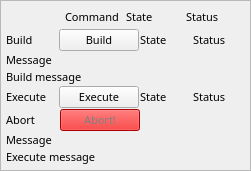
      <widget class="QFrame" name="frame_3">
       <property name="sizePolicy">
        <sizepolicy hsizetype="Preferred" vsizetype="Expanding">
         <horstretch>0</horstretch>
         <verstretch>0</verstretch>
        </sizepolicy>
       </property>
       <property name="minimumSize">
        <size>
         <width>100</width>
         <height>0</height>
        </size>
       </property>
       <property name="frameShape">
        <enum>QFrame::StyledPanel</enum>
       </property>
       <property name="frameShadow">
        <enum>QFrame::Raised</enum>
       </property>
       <layout class="QVBoxLayout" name="verticalLayout_8">
        <property name="spacing">
         <number>1</number>
        </property>
        <property name="margin">
         <number>5</number>
        </property>
        <item>
         <layout class="QVBoxLayout" name="verticalLayout_9" stretch="1,1,1,1,1,1">
          <property name="spacing">
           <number>1</number>
          </property>
          <item>
           <layout class="QHBoxLayout" name="horizontalLayout_28" stretch="1,1,1,1">
            <property name="spacing">
             <number>1</number>
            </property>
            <item>
             <spacer name="horizontalSpacer_27">
              <property name="orientation">
               <enum>Qt::Horizontal</enum>
              </property>
              <property name="sizeType">
               <enum>QSizePolicy::Expanding</enum>
              </property>
              <property name="sizeHint" stdset="0">
               <size>
                <width>123</width>
                <height>10</height>
               </size>
              </property>
             </spacer>
            </item>
            <item>
             <widget class="QLabel" name="label_32">
              <property name="sizePolicy">
               <sizepolicy hsizetype="Preferred" vsizetype="Expanding">
                <horstretch>0</horstretch>
                <verstretch>0</verstretch>
               </sizepolicy>
              </property>
              <property name="minimumSize">
               <size>
                <width>0</width>
                <height>0</height>
               </size>
              </property>
              <property name="font">
               <font>
                <family>Abyssinica SIL</family>
                <pointsize>8</pointsize>
               </font>
              </property>
              <property name="text">
               <string>Command</string>
              </property>
             </widget>
            </item>
            <item>
             <widget class="QLabel" name="label_33">
              <property name="sizePolicy">
               <sizepolicy hsizetype="Preferred" vsizetype="Expanding">
                <horstretch>0</horstretch>
                <verstretch>0</verstretch>
               </sizepolicy>
              </property>
              <property name="minimumSize">
               <size>
                <width>0</width>
                <height>0</height>
               </size>
              </property>
              <property name="font">
               <font>
                <family>Abyssinica SIL</family>
                <pointsize>8</pointsize>
               </font>
              </property>
              <property name="text">
               <string>State</string>
              </property>
             </widget>
            </item>
            <item>
             <widget class="QLabel" name="label_34">
              <property name="sizePolicy">
               <sizepolicy hsizetype="Preferred" vsizetype="Expanding">
                <horstretch>0</horstretch>
                <verstretch>0</verstretch>
               </sizepolicy>
              </property>
              <property name="minimumSize">
               <size>
                <width>0</width>
                <height>0</height>
               </size>
              </property>
              <property name="font">
               <font>
                <family>Abyssinica SIL</family>
                <pointsize>8</pointsize>
               </font>
              </property>
              <property name="text">
               <string>Status</string>
              </property>
             </widget>
            </item>
           </layout>
          </item>
          <item>
           <layout class="QHBoxLayout" name="horizontalLayout_29">
            <property name="spacing">
             <number>1</number>
            </property>
            <item>
             <widget class="QLabel" name="label_35">
              <property name="sizePolicy">
               <sizepolicy hsizetype="Preferred" vsizetype="Expanding">
                <horstretch>0</horstretch>
                <verstretch>0</verstretch>
               </sizepolicy>
              </property>
              <property name="minimumSize">
               <size>
                <width>0</width>
                <height>0</height>
               </size>
              </property>
              <property name="font">
               <font>
                <family>Abyssinica SIL</family>
                <pointsize>8</pointsize>
               </font>
              </property>
              <property name="text">
               <string>Build</string>
              </property>
             </widget>
            </item>
            <item>
             <widget class="QEPushButton" name="qepushbutton_6">
              <property name="sizePolicy">
               <sizepolicy hsizetype="Preferred" vsizetype="Expanding">
                <horstretch>0</horstretch>
                <verstretch>0</verstretch>
               </sizepolicy>
              </property>
              <property name="minimumSize">
               <size>
                <width>0</width>
                <height>1</height>
               </size>
              </property>
              <property name="maximumSize">
               <size>
                <width>16777215</width>
                <height>16777215</height>
               </size>
              </property>
              <property name="font">
               <font>
                <family>Abyssinica SIL</family>
                <pointsize>8</pointsize>
               </font>
              </property>
              <property name="text">
               <string>Build</string>
              </property>
              <property name="variable" stdset="0">
               <string>$(DMC)Prof1:Build</string>
              </property>
              <property name="creationOption" stdset="0">
               <enum>QEPushButton::NewWindow</enum>
              </property>
              <property name="prioritySubstitutions">
               <string/>
              </property>
             </widget>
            </item>
            <item>
             <widget class="QELabel" name="qelabel_9">
              <property name="sizePolicy">
               <sizepolicy hsizetype="Preferred" vsizetype="Expanding">
                <horstretch>0</horstretch>
                <verstretch>0</verstretch>
               </sizepolicy>
              </property>
              <property name="font">
               <font>
                <family>Abyssinica SIL</family>
                <pointsize>8</pointsize>
               </font>
              </property>
              <property name="variable" stdset="0">
               <string>$(DMC)Prof1:BuildState</string>
              </property>
              <property name="text">
               <string>State</string>
              </property>
             </widget>
            </item>
            <item>
             <widget class="QELabel" name="qelabel_10">
              <property name="sizePolicy">
               <sizepolicy hsizetype="Preferred" vsizetype="Expanding">
                <horstretch>0</horstretch>
                <verstretch>0</verstretch>
               </sizepolicy>
              </property>
              <property name="font">
               <font>
                <family>Abyssinica SIL</family>
                <pointsize>8</pointsize>
               </font>
              </property>
              <property name="variable" stdset="0">
               <string>$(DMC)Prof1:BuildStatus</string>
              </property>
              <property name="text">
               <string>Status</string>
              </property>
             </widget>
            </item>
           </layout>
          </item>
          <item>
           <layout class="QVBoxLayout" name="verticalLayout_10">
            <property name="spacing">
             <number>1</number>
            </property>
            <item>
             <widget class="QLabel" name="label_36">
              <property name="sizePolicy">
               <sizepolicy hsizetype="Preferred" vsizetype="Expanding">
                <horstretch>0</horstretch>
                <verstretch>0</verstretch>
               </sizepolicy>
              </property>
              <property name="minimumSize">
               <size>
                <width>0</width>
                <height>0</height>
               </size>
              </property>
              <property name="font">
               <font>
                <family>Abyssinica SIL</family>
                <pointsize>8</pointsize>
               </font>
              </property>
              <property name="text">
               <string>Message</string>
              </property>
             </widget>
            </item>
            <item>
             <widget class="QELabel" name="qelabel_14">
              <property name="sizePolicy">
               <sizepolicy hsizetype="Preferred" vsizetype="Expanding">
                <horstretch>0</horstretch>
                <verstretch>0</verstretch>
               </sizepolicy>
              </property>
              <property name="font">
               <font>
                <family>Abyssinica SIL</family>
                <pointsize>8</pointsize>
               </font>
              </property>
              <property name="variable" stdset="0">
               <string>$(DMC)Prof1:BuildMessage</string>
              </property>
              <property name="text">
               <string>Build message</string>
              </property>
             </widget>
            </item>
           </layout>
          </item>
          <item>
           <layout class="QHBoxLayout" name="horizontalLayout_30">
            <property name="spacing">
             <number>1</number>
            </property>
            <item>
             <widget class="QLabel" name="label_37">
              <property name="sizePolicy">
               <sizepolicy hsizetype="Preferred" vsizetype="Expanding">
                <horstretch>0</horstretch>
                <verstretch>0</verstretch>
               </sizepolicy>
              </property>
              <property name="minimumSize">
               <size>
                <width>0</width>
                <height>0</height>
               </size>
              </property>
              <property name="font">
               <font>
                <family>Abyssinica SIL</family>
                <pointsize>8</pointsize>
               </font>
              </property>
              <property name="text">
               <string>Execute</string>
              </property>
             </widget>
            </item>
            <item>
             <widget class="QEPushButton" name="qepushbutton_7">
              <property name="sizePolicy">
               <sizepolicy hsizetype="Minimum" vsizetype="Expanding">
                <horstretch>0</horstretch>
                <verstretch>0</verstretch>
               </sizepolicy>
              </property>
              <property name="minimumSize">
               <size>
                <width>0</width>
                <height>1</height>
               </size>
              </property>
              <property name="maximumSize">
               <size>
                <width>16777215</width>
                <height>42</height>
               </size>
              </property>
              <property name="font">
               <font>
                <family>Abyssinica SIL</family>
                <pointsize>8</pointsize>
               </font>
              </property>
              <property name="text">
               <string>Execute</string>
              </property>
              <property name="variable" stdset="0">
               <string>$(DMC)Prof1:Execute</string>
              </property>
              <property name="creationOption" stdset="0">
               <enum>QEPushButton::NewWindow</enum>
              </property>
              <property name="prioritySubstitutions">
               <string/>
              </property>
             </widget>
            </item>
            <item>
             <widget class="QELabel" name="qelabel_15">
              <property name="sizePolicy">
               <sizepolicy hsizetype="Preferred" vsizetype="Expanding">
                <horstretch>0</horstretch>
                <verstretch>0</verstretch>
               </sizepolicy>
              </property>
              <property name="font">
               <font>
                <family>Abyssinica SIL</family>
                <pointsize>8</pointsize>
               </font>
              </property>
              <property name="variable" stdset="0">
               <string>$(DMC)Prof1:ExecuteState</string>
              </property>
              <property name="text">
               <string>State</string>
              </property>
             </widget>
            </item>
            <item>
             <widget class="QELabel" name="qelabel_16">
              <property name="sizePolicy">
               <sizepolicy hsizetype="Preferred" vsizetype="Expanding">
                <horstretch>0</horstretch>
                <verstretch>0</verstretch>
               </sizepolicy>
              </property>
              <property name="font">
               <font>
                <family>Abyssinica SIL</family>
                <pointsize>8</pointsize>
               </font>
              </property>
              <property name="variable" stdset="0">
               <string>$(DMC)Prof1:ExecuteStatus</string>
              </property>
              <property name="text">
               <string>Status</string>
              </property>
             </widget>
            </item>
           </layout>
          </item>
          <item>
           <layout class="QHBoxLayout" name="horizontalLayout_33" stretch="1,1,1,1">
            <property name="spacing">
             <number>1</number>
            </property>
            <item>
             <widget class="QLabel" name="label_40">
              <property name="sizePolicy">
               <sizepolicy hsizetype="Preferred" vsizetype="Expanding">
                <horstretch>0</horstretch>
                <verstretch>0</verstretch>
               </sizepolicy>
              </property>
              <property name="minimumSize">
               <size>
                <width>0</width>
                <height>0</height>
               </size>
              </property>
              <property name="font">
               <font>
                <family>Abyssinica SIL</family>
                <pointsize>8</pointsize>
               </font>
              </property>
              <property name="text">
               <string>Abort</string>
              </property>
             </widget>
            </item>
            <item>
             <widget class="QEPushButton" name="qepushbutton_10">
              <property name="sizePolicy">
               <sizepolicy hsizetype="Minimum" vsizetype="Expanding">
                <horstretch>0</horstretch>
                <verstretch>0</verstretch>
               </sizepolicy>
              </property>
              <property name="minimumSize">
               <size>
                <width>0</width>
                <height>1</height>
               </size>
              </property>
              <property name="maximumSize">
               <size>
                <width>16777215</width>
                <height>42</height>
               </size>
              </property>
              <property name="palette">
               <palette>
                <active>
                 <colorrole role="WindowText">
                  <brush brushstyle="SolidPattern">
                   <color alpha="255">
                    <red>128</red>
                    <green>128</green>
                    <blue>128</blue>
                   </color>
                  </brush>
                 </colorrole>
                 <colorrole role="Button">
                  <brush brushstyle="SolidPattern">
                   <color alpha="255">
                    <red>237</red>
                    <green>2</green>
                    <blue>2</blue>
                   </color>
                  </brush>
                 </colorrole>
                 <colorrole role="Light">
                  <brush brushstyle="SolidPattern">
                   <color alpha="255">
                    <red>255</red>
                    <green>103</green>
                    <blue>103</blue>
                   </color>
                  </brush>
                 </colorrole>
                 <colorrole role="Midlight">
                  <brush brushstyle="SolidPattern">
                   <color alpha="255">
                    <red>246</red>
                    <green>52</green>
                    <blue>52</blue>
                   </color>
                  </brush>
                 </colorrole>
                 <colorrole role="Dark">
                  <brush brushstyle="SolidPattern">
                   <color alpha="255">
                    <red>118</red>
                    <green>1</green>
                    <blue>1</blue>
                   </color>
                  </brush>
                 </colorrole>
                 <colorrole role="Mid">
                  <brush brushstyle="SolidPattern">
                   <color alpha="255">
                    <red>158</red>
                    <green>1</green>
                    <blue>1</blue>
                   </color>
                  </brush>
                 </colorrole>
                 <colorrole role="Text">
                  <brush brushstyle="SolidPattern">
                   <color alpha="255">
                    <red>128</red>
                    <green>128</green>
                    <blue>128</blue>
                   </color>
                  </brush>
                 </colorrole>
                 <colorrole role="BrightText">
                  <brush brushstyle="SolidPattern">
                   <color alpha="255">
                    <red>255</red>
                    <green>255</green>
                    <blue>255</blue>
                   </color>
                  </brush>
                 </colorrole>
                 <colorrole role="ButtonText">
                  <brush brushstyle="SolidPattern">
                   <color alpha="255">
                    <red>128</red>
                    <green>128</green>
                    <blue>128</blue>
                   </color>
                  </brush>
                 </colorrole>
                 <colorrole role="Base">
                  <brush brushstyle="SolidPattern">
                   <color alpha="255">
                    <red>255</red>
                    <green>255</green>
                    <blue>255</blue>
                   </color>
                  </brush>
                 </colorrole>
                 <colorrole role="Window">
                  <brush brushstyle="SolidPattern">
                   <color alpha="255">
                    <red>237</red>
                    <green>2</green>
                    <blue>2</blue>
                   </color>
                  </brush>
                 </colorrole>
                 <colorrole role="Shadow">
                  <brush brushstyle="SolidPattern">
                   <color alpha="255">
                    <red>0</red>
                    <green>0</green>
                    <blue>0</blue>
                   </color>
                  </brush>
                 </colorrole>
                 <colorrole role="AlternateBase">
                  <brush brushstyle="SolidPattern">
                   <color alpha="255">
                    <red>246</red>
                    <green>128</green>
                    <blue>128</blue>
                   </color>
                  </brush>
                 </colorrole>
                 <colorrole role="ToolTipBase">
                  <brush brushstyle="SolidPattern">
                   <color alpha="255">
                    <red>255</red>
                    <green>255</green>
                    <blue>220</blue>
                   </color>
                  </brush>
                 </colorrole>
                 <colorrole role="ToolTipText">
                  <brush brushstyle="SolidPattern">
                   <color alpha="255">
                    <red>0</red>
                    <green>0</green>
                    <blue>0</blue>
                   </color>
                  </brush>
                 </colorrole>
                </active>
                <inactive>
                 <colorrole role="WindowText">
                  <brush brushstyle="SolidPattern">
                   <color alpha="255">
                    <red>128</red>
                    <green>128</green>
                    <blue>128</blue>
                   </color>
                  </brush>
                 </colorrole>
                 <colorrole role="Button">
                  <brush brushstyle="SolidPattern">
                   <color alpha="255">
                    <red>237</red>
                    <green>2</green>
                    <blue>2</blue>
                   </color>
                  </brush>
                 </colorrole>
                 <colorrole role="Light">
                  <brush brushstyle="SolidPattern">
                   <color alpha="255">
                    <red>255</red>
                    <green>103</green>
                    <blue>103</blue>
                   </color>
                  </brush>
                 </colorrole>
                 <colorrole role="Midlight">
                  <brush brushstyle="SolidPattern">
                   <color alpha="255">
                    <red>246</red>
                    <green>52</green>
                    <blue>52</blue>
                   </color>
                  </brush>
                 </colorrole>
                 <colorrole role="Dark">
                  <brush brushstyle="SolidPattern">
                   <color alpha="255">
                    <red>118</red>
                    <green>1</green>
                    <blue>1</blue>
                   </color>
                  </brush>
                 </colorrole>
                 <colorrole role="Mid">
                  <brush brushstyle="SolidPattern">
                   <color alpha="255">
                    <red>158</red>
                    <green>1</green>
                    <blue>1</blue>
                   </color>
                  </brush>
                 </colorrole>
                 <colorrole role="Text">
                  <brush brushstyle="SolidPattern">
                   <color alpha="255">
                    <red>128</red>
                    <green>128</green>
                    <blue>128</blue>
                   </color>
                  </brush>
                 </colorrole>
                 <colorrole role="BrightText">
                  <brush brushstyle="SolidPattern">
                   <color alpha="255">
                    <red>255</red>
                    <green>255</green>
                    <blue>255</blue>
                   </color>
                  </brush>
                 </colorrole>
                 <colorrole role="ButtonText">
                  <brush brushstyle="SolidPattern">
                   <color alpha="255">
                    <red>128</red>
                    <green>128</green>
                    <blue>128</blue>
                   </color>
                  </brush>
                 </colorrole>
                 <colorrole role="Base">
                  <brush brushstyle="SolidPattern">
                   <color alpha="255">
                    <red>255</red>
                    <green>255</green>
                    <blue>255</blue>
                   </color>
                  </brush>
                 </colorrole>
                 <colorrole role="Window">
                  <brush brushstyle="SolidPattern">
                   <color alpha="255">
                    <red>237</red>
                    <green>2</green>
                    <blue>2</blue>
                   </color>
                  </brush>
                 </colorrole>
                 <colorrole role="Shadow">
                  <brush brushstyle="SolidPattern">
                   <color alpha="255">
                    <red>0</red>
                    <green>0</green>
                    <blue>0</blue>
                   </color>
                  </brush>
                 </colorrole>
                 <colorrole role="AlternateBase">
                  <brush brushstyle="SolidPattern">
                   <color alpha="255">
                    <red>246</red>
                    <green>128</green>
                    <blue>128</blue>
                   </color>
                  </brush>
                 </colorrole>
                 <colorrole role="ToolTipBase">
                  <brush brushstyle="SolidPattern">
                   <color alpha="255">
                    <red>255</red>
                    <green>255</green>
                    <blue>220</blue>
                   </color>
                  </brush>
                 </colorrole>
                 <colorrole role="ToolTipText">
                  <brush brushstyle="SolidPattern">
                   <color alpha="255">
                    <red>0</red>
                    <green>0</green>
                    <blue>0</blue>
                   </color>
                  </brush>
                 </colorrole>
                </inactive>
                <disabled>
                 <colorrole role="WindowText">
                  <brush brushstyle="SolidPattern">
                   <color alpha="255">
                    <red>128</red>
                    <green>128</green>
                    <blue>128</blue>
                   </color>
                  </brush>
                 </colorrole>
                 <colorrole role="Button">
                  <brush brushstyle="SolidPattern">
                   <color alpha="255">
                    <red>237</red>
                    <green>2</green>
                    <blue>2</blue>
                   </color>
                  </brush>
                 </colorrole>
                 <colorrole role="Light">
                  <brush brushstyle="SolidPattern">
                   <color alpha="255">
                    <red>255</red>
                    <green>103</green>
                    <blue>103</blue>
                   </color>
                  </brush>
                 </colorrole>
                 <colorrole role="Midlight">
                  <brush brushstyle="SolidPattern">
                   <color alpha="255">
                    <red>246</red>
                    <green>52</green>
                    <blue>52</blue>
                   </color>
                  </brush>
                 </colorrole>
                 <colorrole role="Dark">
                  <brush brushstyle="SolidPattern">
                   <color alpha="255">
                    <red>118</red>
                    <green>1</green>
                    <blue>1</blue>
                   </color>
                  </brush>
                 </colorrole>
                 <colorrole role="Mid">
                  <brush brushstyle="SolidPattern">
                   <color alpha="255">
                    <red>158</red>
                    <green>1</green>
                    <blue>1</blue>
                   </color>
                  </brush>
                 </colorrole>
                 <colorrole role="Text">
                  <brush brushstyle="SolidPattern">
                   <color alpha="255">
                    <red>128</red>
                    <green>128</green>
                    <blue>128</blue>
                   </color>
                  </brush>
                 </colorrole>
                 <colorrole role="BrightText">
                  <brush brushstyle="SolidPattern">
                   <color alpha="255">
                    <red>255</red>
                    <green>255</green>
                    <blue>255</blue>
                   </color>
                  </brush>
                 </colorrole>
                 <colorrole role="ButtonText">
                  <brush brushstyle="SolidPattern">
                   <color alpha="255">
                    <red>128</red>
                    <green>128</green>
                    <blue>128</blue>
                   </color>
                  </brush>
                 </colorrole>
                 <colorrole role="Base">
                  <brush brushstyle="SolidPattern">
                   <color alpha="255">
                    <red>237</red>
                    <green>2</green>
                    <blue>2</blue>
                   </color>
                  </brush>
                 </colorrole>
                 <colorrole role="Window">
                  <brush brushstyle="SolidPattern">
                   <color alpha="255">
                    <red>237</red>
                    <green>2</green>
                    <blue>2</blue>
                   </color>
                  </brush>
                 </colorrole>
                 <colorrole role="Shadow">
                  <brush brushstyle="SolidPattern">
                   <color alpha="255">
                    <red>0</red>
                    <green>0</green>
                    <blue>0</blue>
                   </color>
                  </brush>
                 </colorrole>
                 <colorrole role="AlternateBase">
                  <brush brushstyle="SolidPattern">
                   <color alpha="255">
                    <red>237</red>
                    <green>2</green>
                    <blue>2</blue>
                   </color>
                  </brush>
                 </colorrole>
                 <colorrole role="ToolTipBase">
                  <brush brushstyle="SolidPattern">
                   <color alpha="255">
                    <red>255</red>
                    <green>255</green>
                    <blue>220</blue>
                   </color>
                  </brush>
                 </colorrole>
                 <colorrole role="ToolTipText">
                  <brush brushstyle="SolidPattern">
                   <color alpha="255">
                    <red>0</red>
                    <green>0</green>
                    <blue>0</blue>
                   </color>
                  </brush>
                 </colorrole>
                </disabled>
               </palette>
              </property>
              <property name="font">
               <font>
                <family>Abyssinica SIL</family>
                <pointsize>8</pointsize>
               </font>
              </property>
              <property name="text">
               <string>Abort!</string>
              </property>
              <property name="variable" stdset="0">
               <string>$(DMC)Prof1:Abort</string>
              </property>
              <property name="creationOption" stdset="0">
               <enum>QEPushButton::NewWindow</enum>
              </property>
              <property name="prioritySubstitutions">
               <string/>
              </property>
             </widget>
            </item>
            <item>
             <spacer name="horizontalSpacer_32">
              <property name="orientation">
               <enum>Qt::Horizontal</enum>
              </property>
              <property name="sizeHint" stdset="0">
               <size>
                <width>40</width>
                <height>10</height>
               </size>
              </property>
             </spacer>
            </item>
            <item>
             <spacer name="horizontalSpacer_33">
              <property name="orientation">
               <enum>Qt::Horizontal</enum>
              </property>
              <property name="sizeHint" stdset="0">
               <size>
                <width>40</width>
                <height>10</height>
               </size>
              </property>
             </spacer>
            </item>
           </layout>
          </item>
          <item>
           <layout class="QVBoxLayout" name="verticalLayout_11">
            <property name="spacing">
             <number>1</number>
            </property>
            <item>
             <widget class="QLabel" name="label_38">
              <property name="sizePolicy">
               <sizepolicy hsizetype="Preferred" vsizetype="Expanding">
                <horstretch>0</horstretch>
                <verstretch>0</verstretch>
               </sizepolicy>
              </property>
              <property name="minimumSize">
               <size>
                <width>0</width>
                <height>0</height>
               </size>
              </property>
              <property name="font">
               <font>
                <family>Abyssinica SIL</family>
                <pointsize>8</pointsize>
               </font>
              </property>
              <property name="text">
               <string>Message</string>
              </property>
             </widget>
            </item>
            <item>
             <widget class="QELabel" name="qelabel_17">
              <property name="sizePolicy">
               <sizepolicy hsizetype="Preferred" vsizetype="Expanding">
                <horstretch>0</horstretch>
                <verstretch>0</verstretch>
               </sizepolicy>
              </property>
              <property name="font">
               <font>
                <family>Abyssinica SIL</family>
                <pointsize>8</pointsize>
               </font>
              </property>
              <property name="variable" stdset="0">
               <string>$(DMC)Prof1:ExecuteMessage</string>
              </property>
              <property name="text">
               <string>Execute message</string>
              </property>
             </widget>
            </item>
           </layout>
          </item>
         </layout>
        </item>
       </layout>
      </widget>
